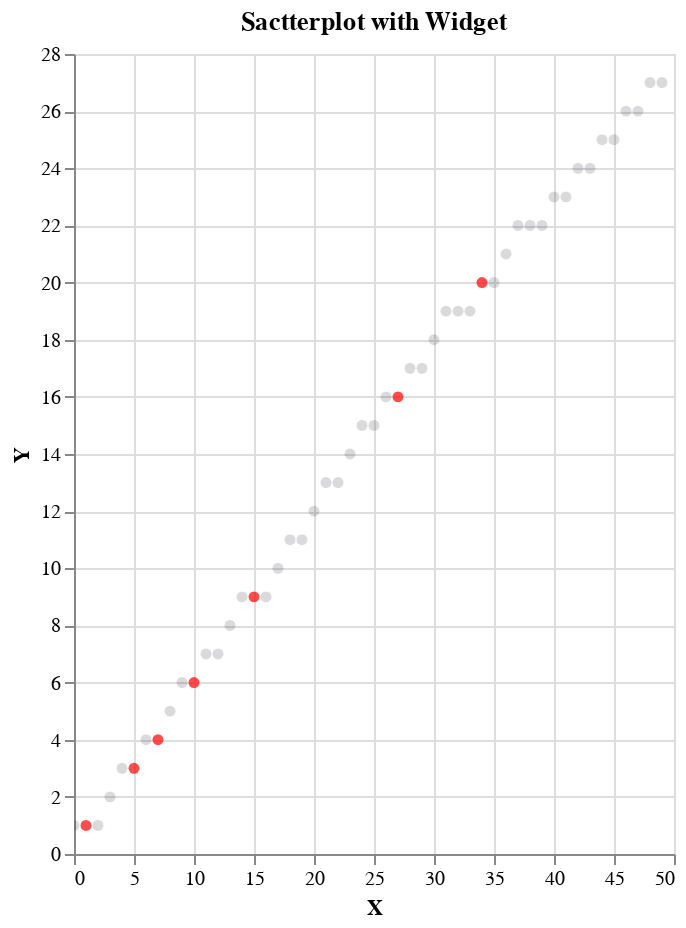

Notebook cell for this chart:
### Markdown cell above
###### Scatter Plot

### Code cell
scatter = (alt.Chart(df).mark_circle().encode(                             #Create a scatterplot using df dataframe
    x='X',                                                                 #X axis is X
    y='Y',                                                                 #Y axis uses Y variable
    tooltip=['X','Y','Z'], 
    color=alt.condition(
        alt.datum.Z < 20,
        alt.value('red'), alt.value('hsla(232, 7%, 20%, 0.25)')
    )
).properties(width=300, height=400, title="Sactterplot with Widget"))

scatter.interactive()

### Figure 1 — Vega-Lite specification as saved in the notebook (floating-point values rounded to 4 significant figures)
{"config": {"view": {"continuousWidth": 400, "continuousHeight": 300}}, "data": {"name": "data-2a92a2aad2788a9669f8b00966e4e773"}, "mark": "circle", "encoding": {"color": {"condition": {"value": "red", "test": "(datum.Z < 20)"}, "value": "hsla(232, 7%, 20%, 0.25)"}, "tooltip": [{"type": "quantitative", "field": "X"}, {"type": "quantitative", "field": "Y"}, {"type": "quantitative", "field": "Z"}], "x": {"type": "quantitative", "field": "X"}, "y": {"type": "quantitative", "field": "Y"}}, "height": 400, "selection": {"selector016": {"type": "interval", "bind": "scales", "encodings": ["x", "y"]}}, "title": "Sactterplot with Widget", "width": 300, "$schema": "https://vega.github.io/schema/vega-lite/v4.8.1.json", "datasets": {"data-2a92a2aad2788a9669f8b00966e4e773": [{"X": 0, "Y": 1.0, "Z": 60.0}, {"X": 1, "Y": 1.0, "Z": 19.0}, {"X": 2, "Y": 1.0, "Z": 77.0}, {"X": 3, "Y": 2.0, "Z": 31.0}, {"X": 4, "Y": 3.0, "Z": 51.0}, {"X": 5, "Y": 3.0, "Z": 17.0}, {"X": 6, "Y": 4.0, "Z": 69.0}, {"X": 7, "Y": 4.0, "Z": 19.0}, {"X": 8, "Y": 5.0, "Z": 71.0}, {"X": 9, "Y": 6.0, "Z": 44.0}, {"X": 10, "Y": 6.0, "Z": 10.0}, {"X": 11, "Y": 7.0, "Z": 54.0}, {"X": 12, "Y": 7.0, "Z": 20.0}, {"X": 13, "Y": 8.0, "Z": 64.0}, {"X": 14, "Y": 9.0, "Z": 21.0}, {"X": 15, "Y": 9.0, "Z": 5.0}, {"X": 16, "Y": 9.0, "Z": 71.0}, {"X": 17, "Y": 10.0, "Z": 91.0}, {"X": 18, "Y": 11.0, "Z": 52.0}, {"X": 19, "Y": 11.0, "Z": 70.0}, {"X": 20, "Y": 12.0, "Z": 26.0}, {"X": 21, "Y": 13.0, "Z": 30.0}, {"X": 22, "Y": 13.0, "Z": 28.0}, {"X": 23, "Y": 14.0, "Z": 35.0}, {"X": 24, "Y": 15.0, "Z": 22.0}, {"X": 25, "Y": 15.0, "Z": 49.0}, {"X": 26, "Y": 16.0, "Z": 58.0}, {"X": 27, "Y": 16.0, "Z": 4.0}, {"X": 28, "Y": 17.0, "Z": 46.0}, {"X": 29, "Y": 17.0, "Z": 99.0}, {"X": 30, "Y": 18.0, "Z": 33.0}, {"X": 31, "Y": 19.0, "Z": 63.0}, {"X": 32, "Y": 19.0, "Z": 66.0}, {"X": 33, "Y": 19.0, "Z": 60.0}, {"X": 34, "Y": 20.0, "Z": 0.0}, {"X": 35, "Y": 20.0, "Z": 87.0}, {"X": 36, "Y": 21.0, "Z": 37.0}, {"X": 37, "Y": 22.0, "Z": 25.0}, {"X": 38, "Y": 22.0, "Z": 66.0}, {"X": 39, "Y": 22.0, "Z": 95.0}, {"X": 40, "Y": 23.0, "Z": 20.0}, {"X": 41, "Y": 23.0, "Z": 99.0}, {"X": 42, "Y": 24.0, "Z": 88.0}, {"X": 43, "Y": 24.0, "Z": 34.0}, {"X": 44, "Y": 25.0, "Z": 33.0}, {"X": 45, "Y": 25.0, "Z": 61.0}, {"X": 46, "Y": 26.0, "Z": 21.0}, {"X": 47, "Y": 26.0, "Z": 92.0}, {"X": 48, "Y": 27.0, "Z": 27.0}, {"X": 49, "Y": 27.0, "Z": 55.0}]}}
